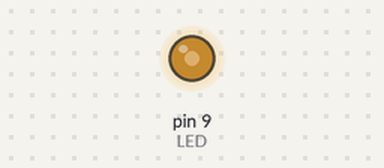
The sketch below on a simulated Arduino Mega 2560, built with avr-gcc and run on an emulated ATmega2560. On the bench: output pins drawn as LEDs (lit = HIGH).

Above: at 0.1 s.
Timing chart, 0 to 1.6 s (numbered marks = the images above):
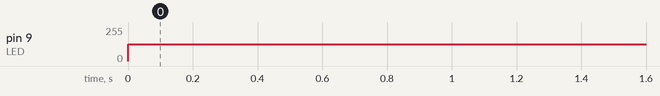

The sketch:

Ex41.ino
```cpp
/* Programa: Saída analógica (PWM)
 * Arduino : MEGA
 * Data    : 02/10/2019
 * Autor   : Rahul M. Juliato
 */

#define LED 9

void setup(){

  pinMode(LED, OUTPUT);

}

void loop() {

  analogWrite(LED, 127);

}
```

Measured:
- by itself, pin 9 (LED): 0/255 → 127/255 at 0.00 s
